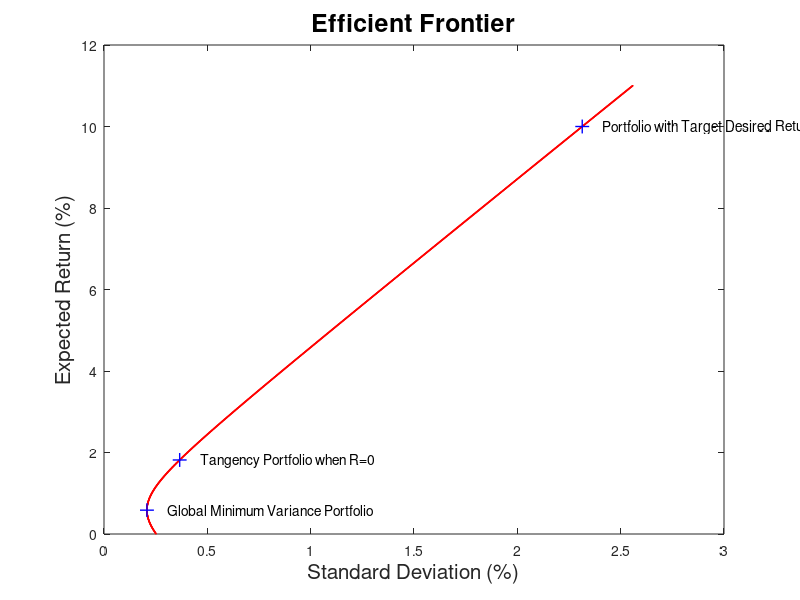

Write MATLAB code to recreate this figure. (Note: this script raises an error after producing the figure.)
%% Initialization
clear ; close all; clc

%Expected return of the portfolio
mu_e = 10
%Risk free asset return
R = 3

Stock_A = [6.98 0.64 11.74 -2.63 -2.38 1.63 3.19 4.13 3.22];
Stock_B = [2.26 -1.85 10.66 -1.95 -0.31 0.84 0.56 3.92 0.67];
Stock_C = [3.96 0.22 9.25 -3.47 -4.82 0.29 2.24 2.79 3.62];
Stock_D = [0.07 1.29 1.46 0.47 0.71 1.03 1.30 1.65 0.89];
Stock_E = [1.44 1.80 6.51 0.46 0.36 1.70 5.10 4.97 1.41];
Stock_F = [2.87 -0.54 10.03 -1.96 -1.08 0.96 0.72 4.38 2.22];
Stock_G = [5.08 3.01 7.52 -1.88 -1.21 1.39 1.43 6.41 6.85];

X = [Stock_A; Stock_B; Stock_C; Stock_D; Stock_E; Stock_F; Stock_G]

mu_s = mean (X,2)
var_s = var (X,1,2)
R = corrcoef(X')
S = cov(X',1)
Np = size(X,1)
Ns = size(X,2)
O = ones(Np,1)

%S = [185 86.5 80 20; 86.5 196 76 13.5; 80 76 411 -19; 20 13.5 -19 25]
%mu_s = [14; 12; 15; 7]
%var_s = diag(S)
%Np = size(S,1)
%O = ones(Np,1)


% Efficient Frontier vectorized implementation
A = O'*S^-1*O
B = O'*S^-1*mu_s
C = mu_s'*S^-1*mu_s
D = A*C - B^2

mu_p = ((1:1100)/1000)*10;

var_p = (A*mu_p.^2 - 2*B*mu_p + C)/D;
std_p = sqrt(var_p);
plot(std_p, mu_p,'k+','LineWidth', 1, 'MarkerSize', 1,'Color', 'r');
title('Efficient Frontier','fontsize',18)
ylabel('Expected Return (%)','fontsize',15)
xlabel('Standard Deviation (%)','fontsize',15)
hold on

% Working for loop => it is better/faster the vectorized implementation
%for i=1:5000
%  mu_p = i/100;
%  var_p = (A*mu_p^2 - 2*B*mu_p + C)/D;
%  std_p = sqrt(var_p);
%  plot(std_p, mu_p, 'k+','LineWidth', 1, 'MarkerSize', 5,'Color', 'r');
%  hold on
%endfor

%Global Minimum Variance Portfolio

%Weights of the portfolio at global minimum variance
w_g = (S^-1*O)/A
mu_g = w_g'*mu_s
var_g = w_g'*S*w_g
std_g = sqrt(var_g)
plot(std_g, mu_g,'k+','LineWidth', 1, 'MarkerSize', 10,'Color', 'b');
text(0.1+std_g,mu_g,'Global Minimum Variance Portfolio','fontsize',10);

%Tangency Portfolio with R=0
w_d = (S^-1*mu_s)/B
mu_d = w_d'*mu_s
var_d = w_d'*S*w_d
std_d = sqrt(var_d)
plot(std_d, mu_d,'k+','LineWidth', 1, 'MarkerSize', 10,'Color', 'b');
text(0.1+std_d,mu_d,'Tangency Portfolio when R=0','fontsize',10);

%The Two-Fund Separation Theorem 
lambda = (C - mu_e*B)/D
gamma = (mu_e*A - B)/D
w_e = lambda*A*w_g + gamma*B*w_d
mu_e = w_e'*mu_s
var_e = w_e'*S*w_e
std_e = sqrt(var_e)
plot(std_e, mu_e,'k+','LineWidth', 1, 'MarkerSize', 10,'Color', 'b');
text(0.1+std_e,mu_e,'Portfolio with Target Desired Return','fontsize',10);

%Tangency Portfolio with a Risk-Free Asset w/return R
w_t = (S^-1*(mu_s - R*O))/(B - A*R)
z_t = w_t'*mu_s
var_t = w_t'*S^-1*w_t
std_t = sqrt(var_t)



